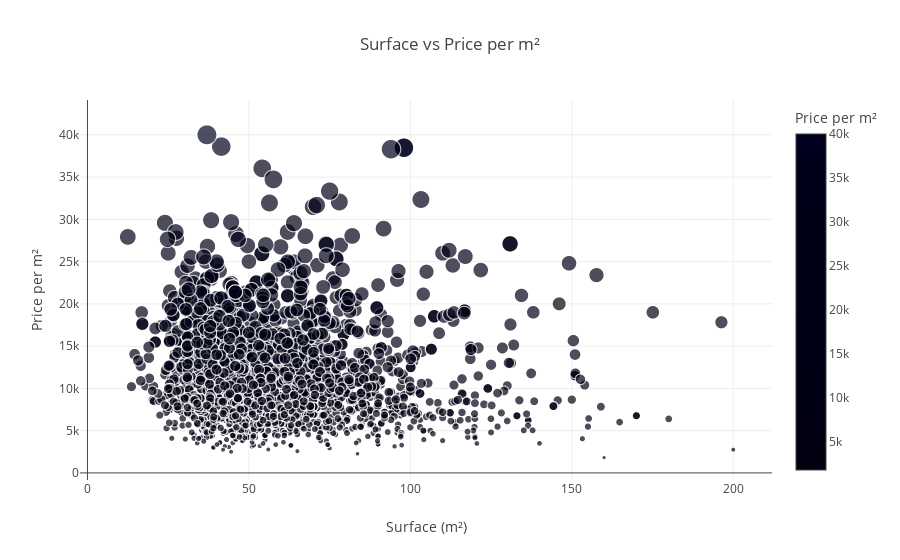

The notebook cell this image was saved under:
### Code cell
fig = px.scatter(df_cleaned, x='Surface', y='Price_per_m2', color='Price_per_m2',
                 title='Surface vs Price per m²',
                 labels={'Surface': 'Surface (m²)', 'Price_per_m2': 'Price per m²'},
                 size='Price_per_m2', hover_data=['Number_of_Rooms'])
fig.show()

### Figure 1 — Plotly figure (JSON) as saved in the notebook; plotly's stock layout.template omitted (floating-point values rounded to 4 significant figures; data arrays with more than 128 entries replaced by an {"elided": "..."} marker saying what was removed)
{"data": [{"customdata": {"elided": "2594x1 int values"}, "hovertemplate": "Surface (m²)=%{x}<br>Price per m²=%{marker.color}<br>Number_of_Rooms=%{customdata[0]}<extra></extra>", "legendgroup": "", "marker": {"color": {"elided": "2594 float values"}, "coloraxis": "coloraxis", "size": {"elided": "2594 float values"}, "sizemode": "area", "sizeref": 100, "symbol": "circle"}, "mode": "markers", "name": "", "showlegend": false, "type": "scattergl", "x": {"elided": "2594 float values"}, "xaxis": "x", "y": {"elided": "2594 float values"}, "yaxis": "y"}], "layout": {"coloraxis": {"colorbar": {"title": {"text": "Price per m²"}}, "colorscale": [[0, "#000011"], [0.1111, "#000012"], [0.2222, "#000013"], [0.3333, "#000014"], [0.4444, "#000015"], [0.5556, "#000016"], [0.6667, "#000017"], [0.7778, "#000018"], [0.8889, "#000019"], [1, "#000020"]]}, "legend": {"itemsizing": "constant", "tracegroupgap": 0}, "title": {"text": "Surface vs Price per m²"}, "xaxis": {"anchor": "y", "domain": [0, 1], "title": {"text": "Surface (m²)"}}, "yaxis": {"anchor": "x", "domain": [0, 1], "title": {"text": "Price per m²"}}}}
